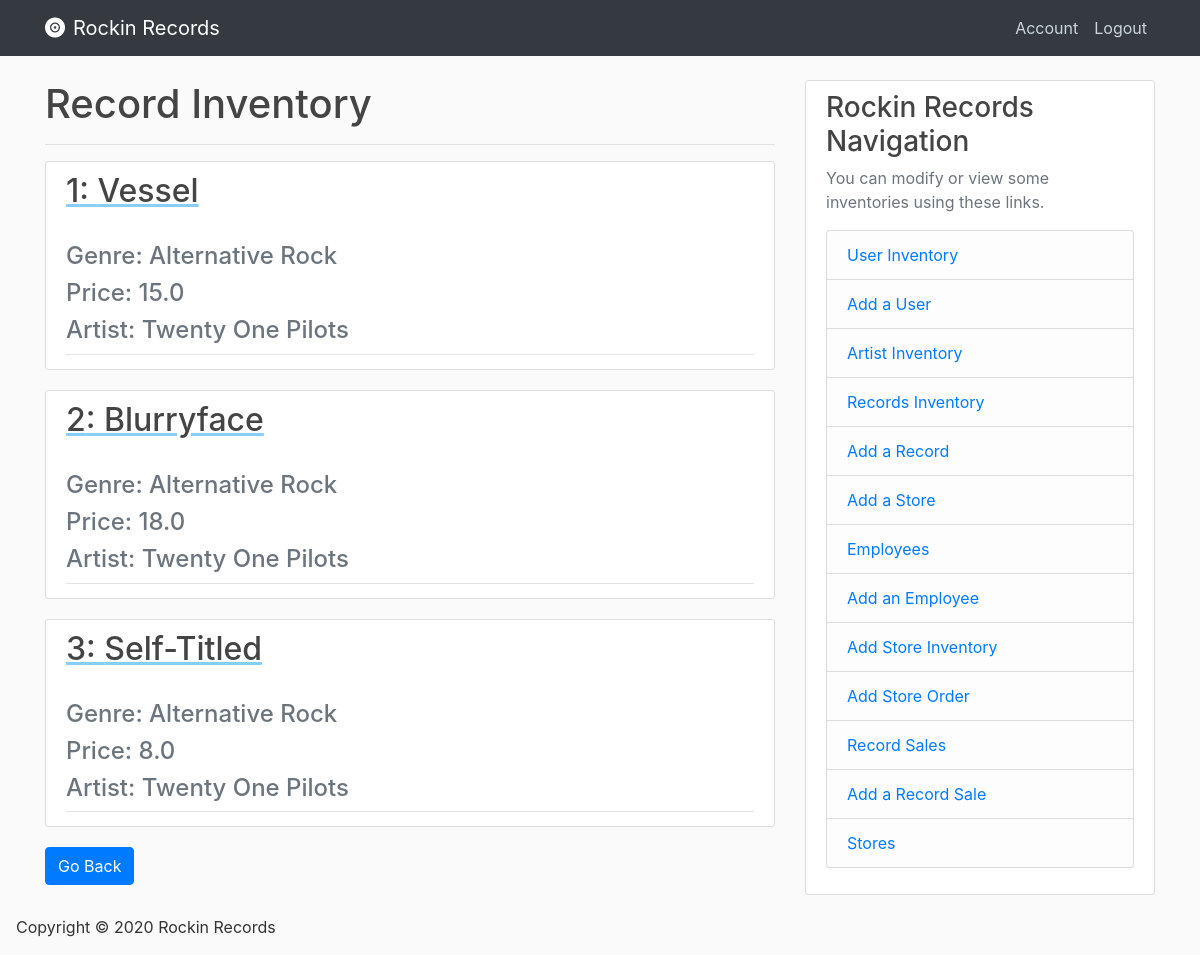
The page /record_inventory (signed in) on the database its author committed.
### database/models.py (models this page shows, shortened)
class Records(db.Model):
    record_id = db.Column(db.Integer, primary_key=True, nullable=False, autoincrement="auto")
    record_name = db.Column(db.String(120), nullable=False)
    record_genre = db.Column(db.String(120), nullable=False)
    record_price = db.Column(db.Float, nullable=False)
    artist_id = db.Column(db.Integer, db.ForeignKey('artists.artist_id'), nullable=False)

class Artists(db.Model):
    artist_id = db.Column(db.Integer, primary_key=True, nullable=False, autoincrement="auto")
    artist_name = db.Column(db.String(100), nullable=False)

### database/routes.py (the view)
@app.route("/record_inventory")
def record_inventory():
    records = Records.query.join(Artists, Records.artist_id == Artists.artist_id) \
        .add_columns(Records.record_id, Records.record_name, Records.record_genre, \
                     Records.record_price, Artists.artist_id, Artists.artist_name).all()
    return render_template('records.html', records=records)

### database/models.py (called while the page is built)
@login_manager.user_loader
def load_user(user_id):
    return Users.query.get(int(user_id))

### database/Templates/records.html
{% extends "index.html" %}
{% block content %}
    <h1> Record Inventory </h1>
    <hr>
    {% for record in records %}
        <article class="media content-section">
            <div class="media-body">
                <div class="article-metadata">
                    <a class="mr-2" href="{{url_for('record', record_id=record.record_id)}}" style="text-decoration: underline; text-decoration-color: lightskyblue;" >
                    <h2> {{ record['record_id'] }}: {{ record['record_name'] }} </h2>
                    </a>
                    <h4 class="text-muted"> Genre: {{ record['record_genre'] }} </h4>
                    <h4 class="text-muted"> Price: {{ record['record_price'] }} </h4>
                    <h4 class="text-muted"> Artist: {{ record['artist_name'] }} </h4>
                </div>
          </div>
        </article>
     {% endfor %}
     <div>
        <a href="{{ url_for('home') }} ">
          <button class='btn btn-primary'>
              Go Back
          </button>
        </a>
     </div>
{% endblock content %}

### database/static/css/main.css (style rules this page uses)
body { background: #fafafa; color: #333333; margin-top: 5rem; }
h1, h2, h3, h4, h5, h6 { color: #444444; }
.content-section { background: #ffffff; padding: 10px 20px; border: 1px solid #dddddd; border-radius: 3px; margin-bottom: 20px; }
.article-metadata { padding-bottom: 1px; margin-bottom: 4px; border-bottom: 1px solid #e3e3e3 }

### rows shown on the page
Records: record_id "1", record_name "Vessel", record_genre "Alternative Rock", record_price "15.0", artist_name "Twenty One Pilots"
Records: record_id "2", record_name "Blurryface", record_genre "Alternative Rock", record_price "18.0", artist_name "Twenty One Pilots"
Records: record_id "3", record_name "Self-Titled", record_genre "Alternative Rock", record_price "8.0", artist_name "Twenty One Pilots"
